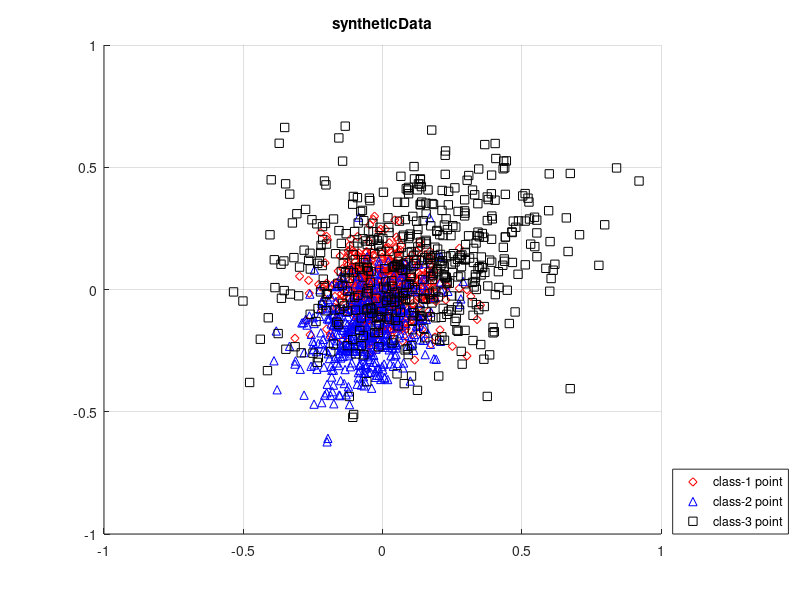

MATLAB code to generate this figure: (Note: this script raises an error after producing the figure.)
% This code demonstrates the proposed objective function for discovering
% the most informative receptive fields in images.
% Specifically, a synthetic dataset is generated, including three cluters
% to stand for three images, and the most correlated image regions or the
% common foreground objects are represented by the points lying in the
% intersection of the three clusters.
%
%
% Readers can directly run main_syntheticData.m to see the results, and the
% intermediate results/figures are automatically stored in 'figures' folder.
%
%
% For details, readers are suggested to refer to the following report:
%       Shu Kong, "Collaborative Receptive Field Learning", arXiv, 2014
%
% 
% The code is writen by
%           Shu Kong (Aimery)
%           aimerykong@gmail.com
%           http://www.ics.uci.edu/~skong2/
%           Dec. 2013, release version available on Jan. 13, 2014
%              updated: Nov. 16, 2015

clear;
close all;
clc;

%% prelude
%sigma = .2; % sigma controls the Gaussian kernel that convert pair-wise distance to similarity

K = 18;  % select K desired receptive fields

lambdaL = 1;
lambdaD = .01; % discriminative term (2) -- make the selected points more "class-pure" 
lambdaE = 20; % equal-size term (3) -- a very large lambda1 means that the points are being selected from class to class iteratively
lambdaB = 2; % balance term (4) -- make the size of clusters represented by selected point similar

ChoiceGraphBuilding = 'overall_knn'; % which way to build the graph, overall_knn or individual_knn or nothing
knn = 7; % knn-graph to measure RF similarity
eta = .4; % soft-threshold the similarity graph to remove some "dissimilar" pairs

distBound = 0.30;

pointNum = 500;

%% data generation and visualization colors
switch2Display = true;   % set this switch as 'true' to display the results

%strOptPoint = {'rd', 'md', 'b^', 'c^', 'ks', 'ys', 'gx'};
strOptPoint = {'rd', 'b^', 'ks', 'gx'};
strOptExemplar = {'ro', 'bo', 'ko'};
gtColor =  'gp';
OrgPoint = [0.1; 0.1];

X = cell(1, 3);
X{1} = sqrt(0.01) * randn(2, pointNum);
X{1}(1, :) = 1.1*X{1}(1, :);
theta = -50 / 180 * pi;
rotMat = [cos(theta), -sin(theta); sin(theta), cos(theta) ];
X{1} = rotMat*X{1};
X{1} = repmat( [0; 0], 1, size(X{1}, 2) ) + X{1};

X{2} = sqrt(0.01) * randn(2, pointNum);
X{2}(1, :) = 1.5*X{2}(1, :);
theta = 60 / 180 * pi;
rotMat = [cos(theta), -sin(theta); sin(theta), cos(theta) ];
X{2} = rotMat*X{2};
X{2} = repmat( [-0.05; -0.15], 1, size(X{2}, 2) ) + X{2};

X{3} = sqrt(0.01) * randn(2, pointNum);
X{3}(1, :) = 2.7*X{3}(1, :);
X{3}(2, :) = 2.0*X{3}(2, :);
theta = 30 / 180 * pi;
rotMat = [cos(theta), -sin(theta); sin(theta), cos(theta) ];
X{3} = rotMat*X{3};
X{3} = repmat( [0.1; 0.1], 1, size(X{3}, 2) ) + X{3};

%% visualize the original dataset
%%{
tempPoint = [];
ttt = 1;
if switch2Display
    figure; hold on; grid on;
    for c = 1:length(X)
        a = X{c} - repmat(OrgPoint, 1, size(X{c},2));
        a = sqrt(sum(a.^2, 1) );
        a = find(a > distBound);        
        tt(ttt) = plot( X{c}(1, :), X{c}(2, :), strOptPoint{c}  );
        ttt = ttt+1;
        
        tempPoint = [tempPoint  a(1)];
        
%         a = setdiff(1:size(X{c},2), a);
%         tt(ttt) = plot( X{c}(1, a), X{c}(2, a), strOptPoint{c}, 'linewidth', 4, 'MarkerSize', 4 );
%         ttt= ttt+1;
        %plot( X{c}(1, a), X{c}(2, a), gtColor  );
        
        tempPoint = [tempPoint  a(1)];
    end
    titleName = 'syntheticData';
    title( titleName );
    legend( [tt(1), tt(2), tt(3) ],...
        'class-1 point','class-2 point','class-3 point', 'Location', 'SouthEastoutside');
%     legend( [tt(1), tt(2), tt(3), tt(4), tt(5), tt(6), ],...
%         'class-1 background point','class-1 foreground point','class-2 background point','class-2 foreground point','class-3 foreground point','class-3 background point',...
%         'Location', 'SouthEast');
    hold off;
%     saveas(gcf, ['./figures/' titleName '.eps'], 'psc2');
%     saveas(gcf,['./figures/' titleName '.fig']);
end
%}

%% fetch the data, extracting RF candidates for all images from specific category
numImg = length(X);
%pointNum = pointNum + pointNumGT;
fprintf('fetch the data (receptive fields candidates)...\n');
imgIdx = zeros( 1, numImg*pointNum );
for i = 1:numImg
    imgIdx(1+pointNum*(i-1):i*pointNum ) = i;
end

%% exemplar selection
Xmat = cell2mat(X);
[SimilarityGraph, SimilarityGraph_full]= graphConstruction(Xmat, imgIdx, ChoiceGraphBuilding, knn);

tic
RFpositive1 = DiscriminativeExemplarSelection_standardGreedy(SimilarityGraph, SimilarityGraph_full, SimilarityGraph_full, imgIdx, K, lambdaL, lambdaD, lambdaE, lambdaB);
toc

tic
RFpositive = DiscriminativeExemplarSelection_LazyGreedy(SimilarityGraph, SimilarityGraph_full, SimilarityGraph_full, imgIdx, K, lambdaL, lambdaD, lambdaE, lambdaB);
toc


%% check similarity of two lists of exemplars
%%{
a = sort(RFpositive1);
b = sort(RFpositive);
flag = true;
ai = 1;
bi = 1;
count = 0;
while flag
    if a(ai) == b(bi)
        count = count + 1;
        ai = ai + 1;
        bi = bi + 1;
    else
        if a(ai) < b(bi)
            ai = ai + 1;
        else
            bi = bi + 1;
        end
    end    
    if ai > length(a) || bi > length(b)
        flag = false;
    end
end
fprintf('similarity between selected exemplars: %.4f\n', count/length(a));
%}

%% visualize the selected RFs
% RFpositive; % find(SelectedFlag);
if switch2Display
    figure; hold on; grid on;
    ttt = 1;
    tt = [];
    for c = 1:3
        tt(ttt) = plot( X{c}(1, :), X{c}(2, :), strOptPoint{c}  );
        ttt = ttt+1;
    end
    IdxImg = imgIdx(RFpositive); % image index
    for i = 1:length(RFpositive)
        plot( Xmat(1, RFpositive(i)), Xmat(2, RFpositive(i)), strOptExemplar{IdxImg(i)}, 'linewidth', 3, 'MarkerSize', 11);        
    end
    
    a = imgIdx(RFpositive);
    b = find(a==1);
    b = b(1);
    b = RFpositive(b);
    tt(ttt) = plot( X{1}(1, b), X{1}(2, b), strOptExemplar{1}, 'linewidth', 3, 'MarkerSize', 11  );
    ttt = ttt+1;
    
    b = find(a==2);
    b = b(1);
    b = RFpositive(b) - pointNum;
    tt(ttt) = plot( X{2}(1, b), X{2}(2, b), strOptExemplar{2}, 'linewidth', 3, 'MarkerSize', 11  );
    ttt = ttt+1;
    
    b = find(a==3);
    b = b(1);
    b = RFpositive(b) - 2*pointNum;
    tt(ttt) = plot( X{3}(1, b), X{3}(2, b), strOptExemplar{3}, 'linewidth', 3, 'MarkerSize', 11  );
    ttt = ttt+1;
    
    titleName = 'selected exemplars';
    hold off; title(titleName);
    legend( [tt(1), tt(4), tt(2), tt(5), tt(3), tt(6), ],...
        'class-1 point', 'class-1 selected point', 'class-2 point', 'class-2 selected point', 'class-3 point','class-3 selected point',...
        'Location', 'SouthEastoutside');
    hold off;
%     saveas(gcf, ['./figures/' titleName '.eps'], 'psc2');
%     saveas(gcf,['./figures/' titleName '.fig'])
%     saveas(gcf,['./figures/' titleName '.jpg']);
end

%% visualize the marginal gain at each iteration
%{
if switch2Display
    az = 30;
    el = 15;
    for iter = 1:size(storeIteration, 2)
        ttt = 1;
        tt = [];
        curFigure = figure(3); hold on; grid on; 
        titleName = ['marginalGainIteration-' num2str(iter)];
        title( titleName );
        for c =1:3
            tt(ttt) = plot3( X{c}(1, :), X{c}(2, :), storeIteration(1+pointNum*(c-1):pointNum*c, iter), strOptPoint{c}  );
            ttt = ttt+1;
        end
        for i = 1:iter
           tt(ttt) = plot3( Xmat(1, RFpositive(i)), Xmat(2, RFpositive(i)), storeIteration( RFpositive(i), iter ), ...
                strOptExemplar{IdxImg(i)}, 'linewidth', 3, 'MarkerSize', 11);
            ttt = ttt+1;
        end
        view(az, el);
%         saveas(gcf, ['./figures/' titleName '.eps'], 'psc2');
%         saveas(gcf,['./figures/' titleName '.fig']);
        saveas(gcf,['./figures/' titleName '.jpg']);
       	close(curFigure)
    end
end
%}


